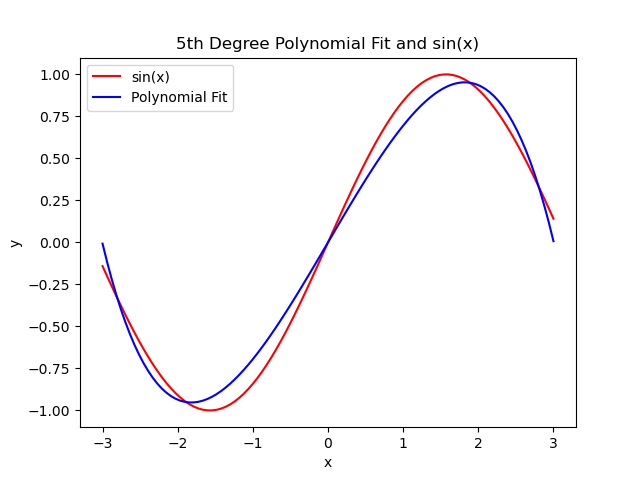

Recreate this plot in Python.
import math
import matplotlib.pyplot as plt
import time
#矩阵乘法
def dot(X, theta):
    if len(X[0]) != len(theta):
        raise ValueError("矩阵相乘出错")
    result = [0] * len(X)
    for i in range(len(X)):
        result[i] = 0
        for j in range(len(theta)):
            result[i] += X[i][j] * theta[j]
    return result

#矩阵转置
def transpose(X):
    return [[X[j][i] for j in range(len(X))] for i in range(len(X[0]))]

#梯度计算
def grad_cou(X, y, theta):
    m = len(y)
    predictions = predict(X, theta)
    errors = [predictions[i] - y[i] for i in range(m)]
    gradients = [0] * len(theta)
    X_transpose = transpose(X)

    for j in range(len(theta)):
        for i in range(m):
            gradients[j] += (1 / m) * X_transpose[j][i] * errors[i]

    return gradients

#多项式特征生成
def poly_features(x, degree):
    return [[x_i ** i for i in range(degree + 1)] for x_i in x]  #生成多项式特征

#预测函数
def predict(X, theta):
    return dot(X, theta)

#损失函数
def loss(X, y, theta):
    m = len(y)
    predictions = predict(X, theta)
    return (1 / (2 * m)) * sum((predictions[i] - y[i]) ** 2 for i in range(m))

#梯度下降
def grad(X, y, theta, alpha, num_iters):
    m = len(y)
    loss_history = []

    for i in range(num_iters):
        gradients = grad_cou(X, y, theta)
        for j in range(len(theta)):
            theta[j] = theta[j] - alpha * gradients[j]
        #记录损失
        loss_history.append(loss(X, y, theta))
    return theta, loss_history

def show(x, y, y_pred):
    plt.plot(x, y, 'r-', label='sin(x)')  # 目标函数 sin(x)
    plt.plot(x, y_pred, 'b-', label='Polynomial Fit')  # 多项式拟合结果
    plt.xlabel('x')
    plt.ylabel('y')
    plt.legend()
    plt.title('5th Degree Polynomial Fit and sin(x)')
    plt.savefig('sinx.png')
    plt.show()

def main():
    #初始化
    alpha = 0.0002  #学习率
    iters = 50000  #迭代次数
    x = [i * 6 / 99 - 3 for i in range(100)]  # 在[-3, 3]区间上生成100个点
    y = [math.sin(x_i) for x_i in x]
    X_poly = poly_features(x, 5)
    theta = [0] * len(X_poly[0])
    #模型训练
    theta, loss_history = grad(X_poly, y, theta, alpha, iters)
    #预测
    y_pred = predict(X_poly, theta)
    #展示结果
    show(x, y, y_pred)
if __name__ == "__main__":
    main()
